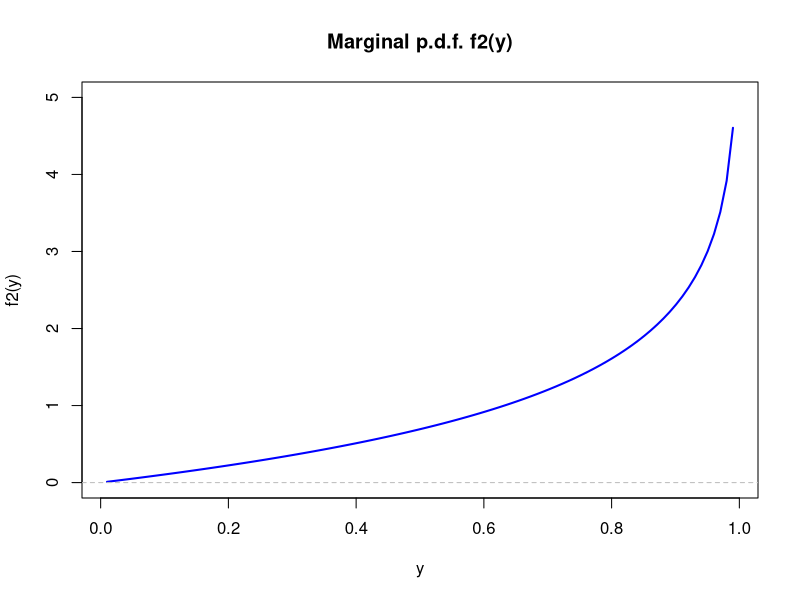

Write the R code that produced this figure.
#Page 149

f2 <- function(y) {
  ifelse(y > 0 & y < 1, -log(1 - y), 0)
}

y_vals <- seq(0.01, 0.99, length.out = 100)

f2_vals <- f2(y_vals)

plot(y_vals, f2_vals, type = "l", col = "blue", lwd = 2,
     xlab = "y", ylab = "f2(y)", main = "Marginal p.d.f. f2(y)",
     ylim = c(0, 5))

abline(h = 0, col = "gray", lty = 2)
